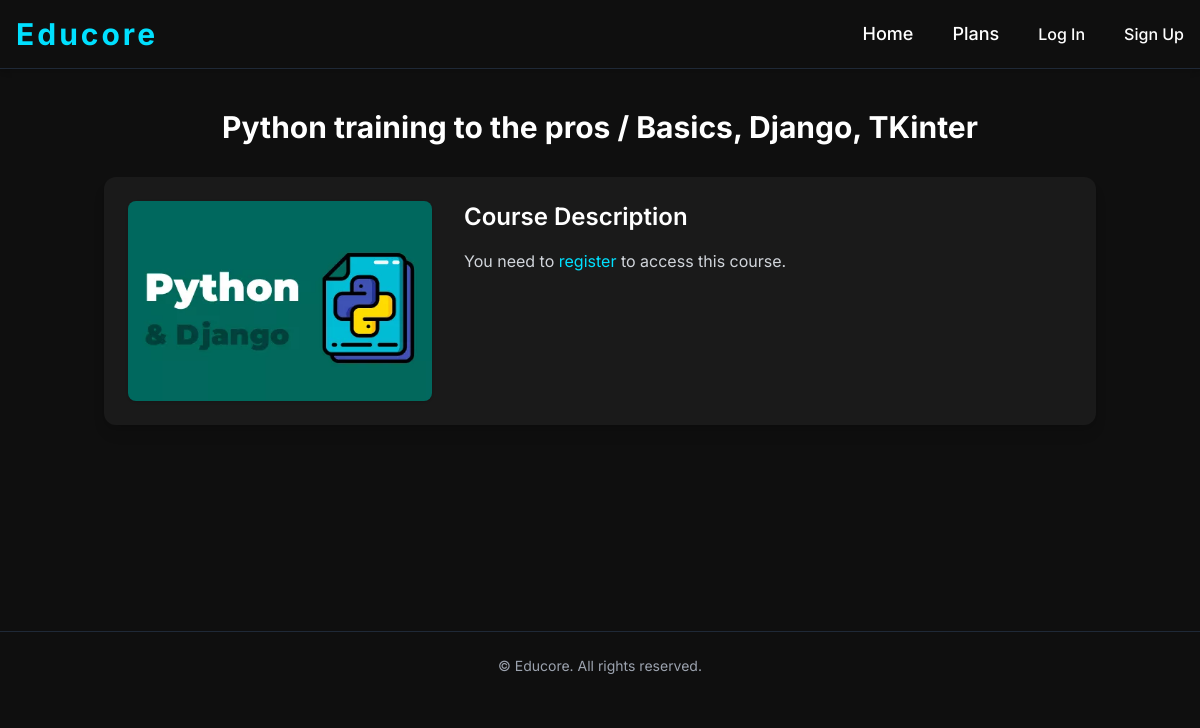
The page /course/python-django on the database its author committed.
### courses/models.py (models this page shows, shortened)
class Course(models.Model):
    slug = models.SlugField('Unique course slug', unique=True)
    title = models.CharField('Course title', max_length=120)
    desc = models.TextField('Course description')
    image = models.ImageField('Image', default='default.jpg', upload_to='course_images')
    is_free = models.BooleanField('Free?', default=True)
    category = models.CharField('Category', max_length=50, choices=COURSE_CATEGORIES, default='all')
    def __str__(self):
        return self.title

### courses/views.py (the view)
# urls.py: path('course/<slug>', views.CourseDetailPage.as_view(), name='course-detail'),
class CourseDetailPage(DetailView):
    model = Course
    template_name = 'courses/course-detail.html'
    def get_context_data(self, *, object_list=None, **kwargs):
        ctx = super(CourseDetailPage, self).get_context_data(**kwargs)
        course = Course.objects.filter(slug=self.kwargs['slug']).first()
        ctx['title'] = course
        ctx['lessons'] = Lesson.objects.filter(course=course).order_by('number')
        return ctx

### templates/courses/course-detail.html (shortened to what this page needs)
{% extends 'layout.html' %}
{% block main %}
<div class="container mx-auto px-4 py-10">
  <div class="w-full text-center mb-8">
      <h1 class="text-3xl font-bold text-white">{{ object.title }}</h1>
    </div>
  <div class="bg-card p-6 rounded-xl shadow-lg flex flex-col lg:flex-row gap-8">
    <div class="w-full lg:w-1/3 flex justify-center">
      <div class="w-full max-w-sm">
        {% if object.image %}
          <img src="{{ object.image.url }}" alt="{{ object.title }}" class="rounded-lg w-full h-auto object-cover shadow">
        {% else %}
          <img src="/pictures/default.jpg" alt="{{ object.title }}" class="rounded-lg w-full h-auto object-cover shadow">
        {% endif %}
      </div>
    </div>
    <div class="w-full lg:w-2/3">
      <h2 class="text-2xl font-semibold text-white mb-4">Course Description</h2>
      {% if object.is_free == False and user.is_authenticated == False %}
        <p class="text-md text-gray-300">
          You need to <a href="{% url 'reg' %}" class="text-neon hover:underline">register</a> to access this course.
        </p>
      {% endif %}
    </div>
  </div>
</div>
{% endblock %}

### static/css/main.css (style rules this page uses)
* { margin: 0; padding: 0; }
body { font-size: 16px; line-height: 1.6; font-family: 'Inter', sans-serif; color: white; background-color: #0f0f0f; }
h1 { font-size: 2rem; font-weight: 700; margin-bottom: 1rem; }
h2 { font-size: 1.5rem; margin-bottom: 0.75rem; }
a { color: #6f6f6f; text-decoration: none; transition: color 500ms ease; }
.container { max-width: 1258px; width: 100%; margin: 0 auto; padding: 0 16px; }

### rows shown on the page
Course: title "Python training to the pros / Basics, Django, TKinter", image (picture)
